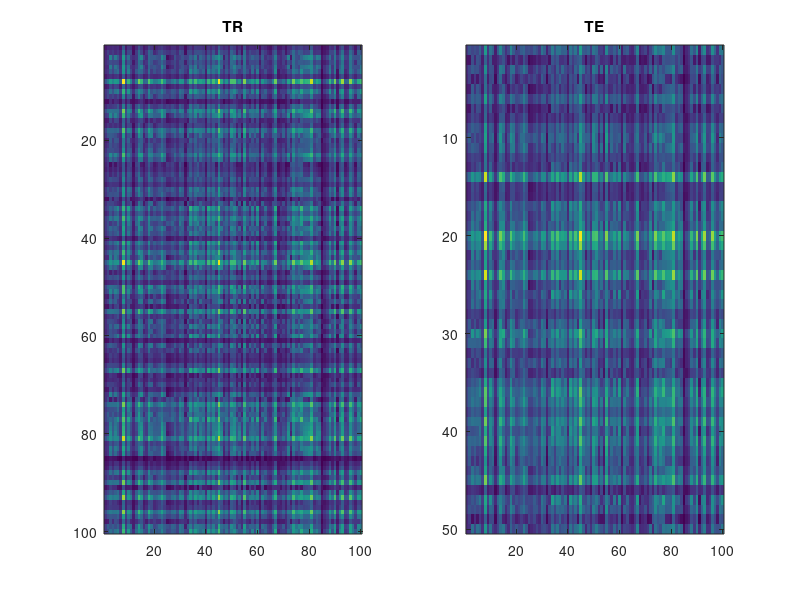

Reproduce this figure in MATLAB. (Note: this script raises an error after producing the figure.)
% simple test harness for prt_machine

%% generate data
featuresAsKernelMatrix=true;
Ntr=100;                 % number of training vectors
D=3;                    % dimensionality of the feature vectors
Nte=50;                 % number of testing vectors
myTR={rand(Ntr,D)};
myTE={rand(Nte,D)};
myLabs=round(rand(Ntr,1));

if featuresAsKernelMatrix==true
    myTE={myTE{:}*myTR{:}'};
    myTR={myTR{:}*myTR{:}'};
end

figure;
subplot(121); imagesc(myTR{:}); title('TR'); 
subplot(122); imagesc(myTE{:}); title('TE'); 

%% prepare machine
myMachine.function='prt_machine_svm_bin';
if featuresAsKernelMatrix==true
    myMachine.args='-t 4';
else
    myMachine.args='-t 1';
end

%% run
output = prt_machine(myTR,myTE,myLabs,myMachine);
